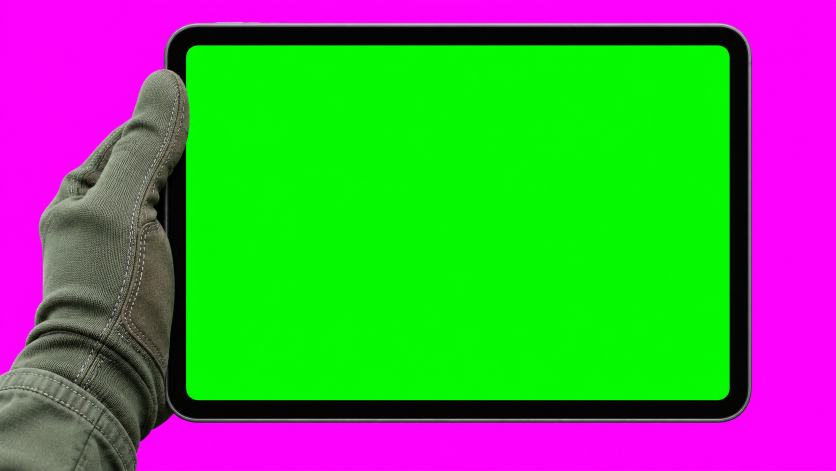
#> input picture assets/originals/ground3d/efb_hand.png, 1672 x 941 px (shown at 1/2 size)
$ python make_ground3d.py
#> lines starting #> are read from the running program, lines starting #| are printed output that depends on the picture; after the words box and inside, x2 and y2 are one past the last pixel; in counts of white or black regions, pixels touching at a corner belong together; pictures that were not available may be replaced by others from this repository, and a replacement may not be noted
"""The base seen from the ground (the F-15SA's taxi out, docs/DEVELOPER.md): the owner's generated pictures cut out.

  assets/originals/ground3d/sheet.png     the long sunshade from the side, the hardened shelter's front, and a parked
                                          F-15 from eight sides at eye level (front, then every 45 degrees round by
                                          its left: front-left, left, rear-left, rear, rear-right, right, front-right),
                                          each panel on a solid magenta ground, split by thin white lines
  assets/originals/ground3d/sheet2.png    the rest of the base from the side at eye level, twelve panels on magenta (4 x 3):
                                          the tower, the hangar's front, the operations block, the fire station, a
                                          shelter's side, a sunshade's end, a fence section, three T-walls, a runway
                                          light and a taxiway sign, a fuel truck, a tug, a bush and an acacia
  assets/originals/ground3d/efb_hand.png  the officer's gloved left hand holding the iPad mini, its screen green, on
                                          magenta (the kneeboard, src/game.src.html)

Out: sprites/ground3d/*.webp, and sprites/efb.webp (the hand and the iPad: the magenta ground and the green screen
both taken away, the game's own screen drawn behind it), each cut out on a transparent ground, at the size the game draws it (a parked jet 192 px
tall: the height it fills on a 1080-line screen from 30 m off; the sunshade's side 1024 px across, the shelter's front 512). The magenta reachable from a panel's edge is the
ground (taken away, softly at its edge); magenta shut in by the jet's lines is the canopy seen through (made dark
smoked glass, not a hole); a pink cast left on the jet goes to neutral grey, and the outline's colour fringe (pink or
green, from the generator) is taken out. Nothing is drawn: only cut out.

    python3 tools/make_ground3d.py
"""
import json, pathlib
import numpy as np
from PIL import Image
from scipy import ndimage

ROOT = pathlib.Path(__file__).resolve().parent.parent
SRC, OUT = ROOT / 'assets' / 'originals' / 'ground3d', ROOT / 'sprites' / 'ground3d'
NAMES2 = ['tower', 'hangar_front', 'ops_side', 'fire_front', 'has_side', 'sunshade_end', 'fence', 'twalls', 'lights', 'tanker', 'tug', 'scrub']
# panels with two things side by side, cut apart at the empty gap between them
SPLIT = {'lights': ('light_edge', 'sign_taxi'), 'scrub': ('bush', 'acacia')}
NAMES = ['sunshade_side', 'has_front', 'f15_000', 'f15_045', 'f15_090', 'f15_135', 'f15_180', 'f15_225', 'f15_270', 'f15_315']

def runs(v):
    out, s, p = [], None, None
    for x in v:
        if s is None: s = p = x
        elif x == p + 1: p = x
        else: out.append((s, p)); s = p = x
    if s is not None: out.append((s, p))
    return out

def panels(a):
    """the panels between the sheet's white lines: (x0, y0, x1, y1), row by row"""
    H, W = a.shape[:2]; white = a.min(2) > 235
    rows = runs([y for y in range(H) if white[y].mean() > 0.9])
    edges = [-1] + [v for r in rows for v in r] + [H]
    bands = [(edges[i] + 1, edges[i + 1] - 1) for i in range(0, len(edges), 2) if edges[i + 1] - edges[i] > 50]
    out = []
    for y0, y1 in bands:
        cs = runs([x for x in range(W) if white[y0 + 5:y1 - 5, x].mean() > 0.9])
        e = [-1] + [v for r in cs for v in r] + [W]
        out += [(e[i] + 1, y0, e[i + 1] - 1, y1) for i in range(0, len(e), 2) if e[i + 1] - e[i] > 50]
    return out

def cut(a, glass=True):
    """one panel (float RGB) cut out: RGBA. glass: magenta shut in by the thing's lines is glass seen through (the
    jets' canopies); else it is the ground seen through (a fence, a tree, a shade's open side): taken away too"""
    r, g, b = a[..., 0], a[..., 1], a[..., 2]; H, W = g.shape
    mx = np.maximum(np.maximum(r, g), b) + 1e-3; mn = np.minimum(r, b)
    mag = np.clip(((mn - g) / mx - 0.35) / 0.45, 0, 1) * np.clip((mn - 12) / 30, 0, 1)   # magenta, at any brightness
    hard = mag > 0.5
    lab, n = ndimage.label(hard); sizes = ndimage.sum(hard, lab, range(1, n + 1))
    frame = np.zeros_like(hard); frame[:8] = frame[-8:] = True; frame[:, :8] = frame[:, -8:] = True
    bg = np.isin(lab, list((set(np.unique(lab[frame & hard])) - {0}) | {i + 1 for i, s in enumerate(sizes) if s > 0.04 * H * W})) if glass else hard
    glass = hard & ~bg
    band = ndimage.binary_dilation(bg, iterations=2) & ~bg
    alpha = np.where(bg, 0.0, np.where(band, 1 - mag, 1.0))
    rgb = a.copy(); L = (r + g + b) / 3
    for c, v in zip(range(3), (36, 42, 50)): rgb[..., c] = np.where(glass, v + L * 0.16, rgb[..., c])
    pink = (r > g + 6) & (b > g + 6) & ~glass & ~bg
    gr = (r + b) / 2 * 0.35 + g * 0.65
    for c in range(3): rgb[..., c] = np.where(pink, gr, rgb[..., c])
    rim = ndimage.binary_dilation(bg, iterations=4) & ~bg
    for c in range(3): rgb[..., c] = np.where(rim, L + (rgb[..., c] - L) * 0.25, rgb[..., c])
    im = Image.fromarray(np.dstack([rgb.clip(0, 255), alpha * 255]).astype(np.uint8), 'RGBA')
    return im.crop(im.getchannel('A').getbbox())

def bleed(im):
    """the colour under the clear pixels: each its nearest seen pixel's (the picture's magenta there would show as a
    pink rim where the texture is filtered: magnified, mipmapped); kept so in the WebP (exact)"""
    a = np.asarray(im).copy(); clear = a[..., 3] < 8
    _, (iy, ix) = ndimage.distance_transform_edt(clear, return_indices=True)
    a[..., :3] = a[iy, ix, :3]
    return Image.fromarray(a, 'RGBA')

# the iPad's screen in the picture (the green's box, its corners rounded 20 px): the game's screen goes under it
EFB_SCR = (372, 91, 1459, 800)

def cut_efb(a):
    """the hand and the iPad (float RGB) cut out: the magenta ground, and the green screen shut in by the bezel"""
    r, g, b = a[..., 0], a[..., 1], a[..., 2]
    mx = np.maximum(np.maximum(r, g), b) + 1e-3; mn = np.minimum(r, b)
    mag = np.clip(((mn - g) / mx - 0.35) / 0.45, 0, 1) * np.clip((mn - 12) / 30, 0, 1)
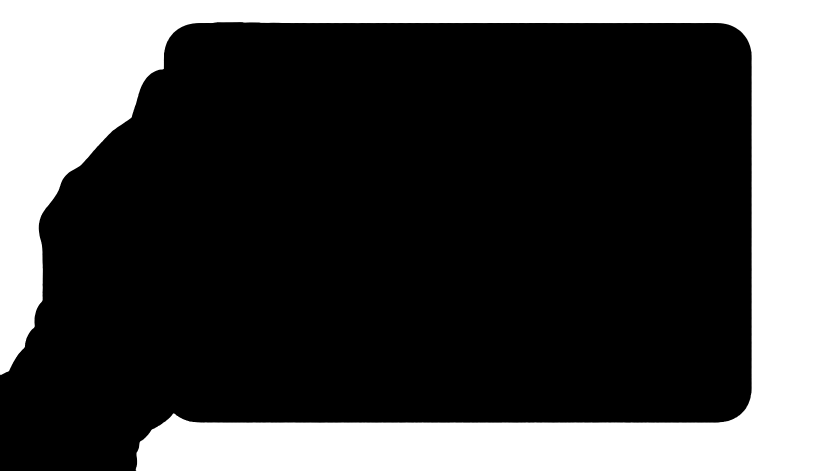
#> mag: shape (941, 1672) float32 (shown at 1/2 size); min 0, max 1, mean 0.292
    # the screen: the strong green round its middle (the glove's olive is not), out to where it fades into the bezel
    # (bright green only: the black bezel's faint green tint is not the screen)
    grn = np.clip(((g - np.maximum(r, b)) / mx - 0.3) / 0.4, 0, 1) * np.clip((g - 40) / 40, 0, 1)
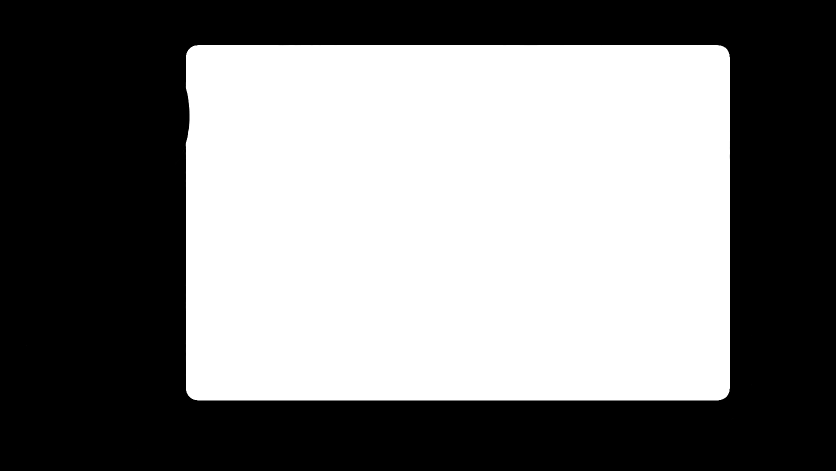
#> grn: shape (941, 1672) float32 (shown at 1/2 size); min 0, max 1, mean 0.491
    lab, _ = ndimage.label(grn > 0.5); x0, y0, x1, y1 = EFB_SCR
#> after `lab, _ = ndimage.label(grn > 0.5)`: lab: shape (941, 1672) int32; values 0 (black) and 1 (white), 49.1% white; 1 white region, box (x1, y1, x2, y2) and area: (372, 90, 1460, 801) 772497
    scr = lab == lab[(y0 + y1) // 2, (x0 + x1) // 2]
    scr = ndimage.binary_dilation(scr, iterations=2) & (grn > 0.05) | scr
#> scr: shape (941, 1672) bool; 49.1% white; 1 white region, box (x1, y1, x2, y2) and area: (371, 90, 1460, 801) 772605
    alpha = (1 - mag) * np.where(scr, 1 - grn, 1.0)
    rgb = a.copy(); L = (r + g + b) / 3
#> after `L = (r + g + b) / 3`:
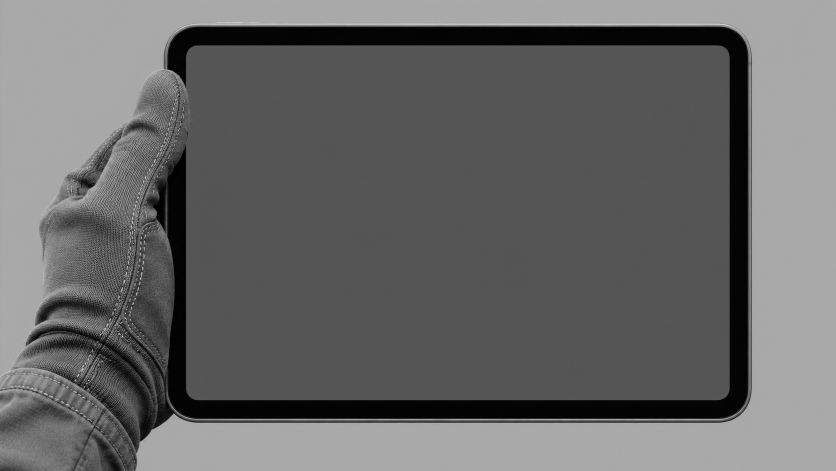
#> L: shape (941, 1672) float32 (shown at 1/2 size); min 0, max 253.3, mean 104.5
    # the colour cast either key left on the edges round them: to grey
    rim = (ndimage.binary_dilation(mag > 0.5, iterations=4) | ndimage.binary_dilation(scr, iterations=4)) & (alpha > 0)
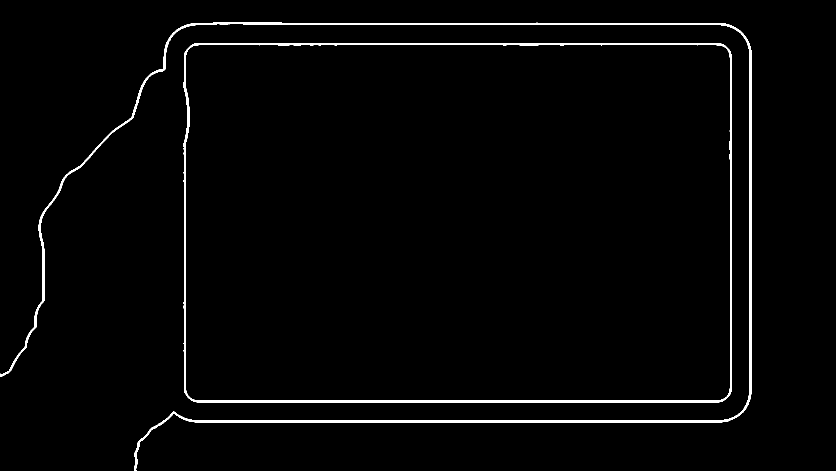
#> rim: shape (941, 1672) bool (shown at 1/2 size); 2.1% white; 2 white regions, box (x1, y1, x2, y2) and area: (0, 44, 1504, 941) 17986, (367, 86, 1464, 805) 14499
    for c in range(3): rgb[..., c] = np.where(rim, L + (rgb[..., c] - L) * 0.2, rgb[..., c])
    return Image.fromarray(np.dstack([rgb.clip(0, 255), alpha.clip(0, 1) * 255]).astype(np.uint8), 'RGBA')
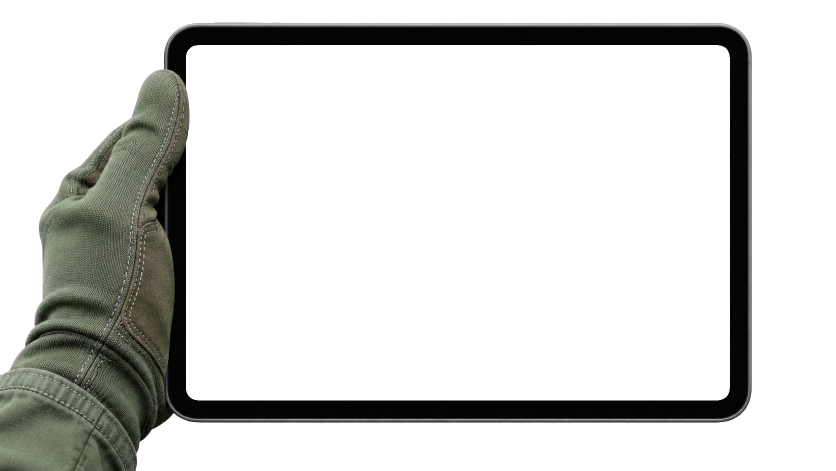
#> returned value: PIL image 1672x941 RGBA (shown at 1/2 size); mean R, G, B, A 89.8, 137.4, 86.3, 55.4; transparent parts drawn white

def main():
    OUT.mkdir(parents=True, exist_ok=True)
    im = cut_efb(np.asarray(Image.open(SRC / 'efb_hand.png').convert('RGB'), np.float32))
    # (as large as it is drawn on a 3x phone; the picture's right and top magenta margin left off)
    im = im.crop((0, 40, 1510, im.size[1])); im.save(ROOT / 'sprites' / 'efb.webp', quality=88, method=6)
#> after `im = im.crop((0, 40, 1510, im.size[1]))`:
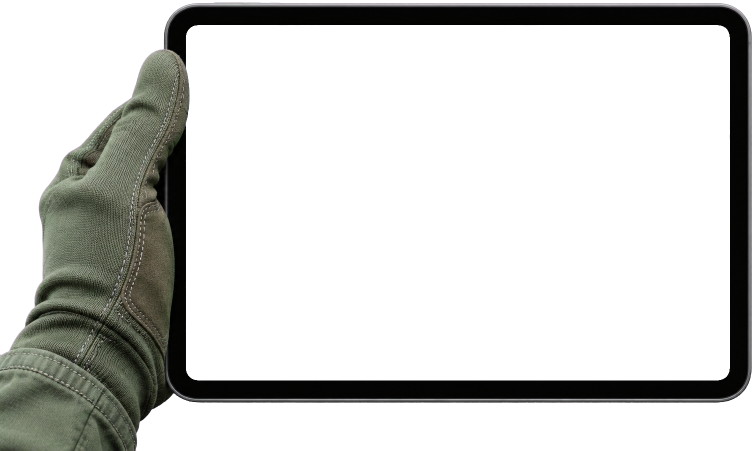
#> im: PIL image 1510x901 RGBA (shown at 1/2 size); mean R, G, B, A 64.3, 158.6, 60.3, 64.1; transparent parts drawn white
    print('efb', im.size, 'screen', (EFB_SCR[0], EFB_SCR[1] - 40, EFB_SCR[2], EFB_SCR[3] - 40))
#| efb (1510, 901) screen (372, 51, 1459, 760)
    sheet = Image.open(SRC / 'sheet.png').convert('RGB'); a = np.asarray(sheet, np.int16)
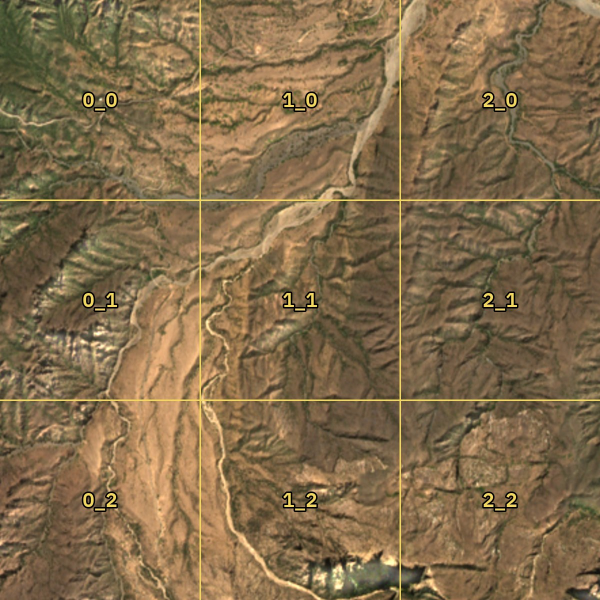
#> input picture assets/originals/velmora/ops1/sheet.jpg, 1200 x 1200 px, given in place of sheet.png, which was not available (shown at 1/2 size)
#> in main, sheet is the input picture: PIL image 1200x1200 RGB; mean R, G, B 129.6, 107.3, 74.7
    P = panels(a); assert len(P) == len(NAMES), P
#> in panels, `white = a.min(2) > 235`: white: shape (1200, 1200) bool; every value is 0
#> in panels, `rows = runs([y for y in range(H) if white[y].mean() > 0.9])`: rows = []
#> in panels, `edges = [-1] + [v for r in rows for v in r] + [H]`: edges = [-1, 1200]
#> in panels, `bands = [(edges[i] + 1, edges[i + 1] - 1) for i in range(0, len(edges)..`: bands = [(0, 1199)]
#> the loop in panels, `for y0, y1 in bands:` made 1 pass
#> (y0, y1, e, out) on pass 1: (0, 1199, [-1, 1200], [(0, 0, 1199, 1199)])
#> after `P = panels(a)`: P = [(0, 0, 1199, 1199)]
    sizes = {}
    for nm, (x0, y0, x1, y1) in zip(NAMES, P):
        m = 6   # the white lines' soft edge left out
        im = cut(np.asarray(sheet.crop((x0 + m, y0 + m, x1 + 1 - m, y1 + 1 - m)), np.float32))
        h = 192 if nm.startswith('f15') else None; w = {'sunshade_side': 1024, 'has_front': 512}.get(nm)
        im = im.resize((w, round(im.size[1] * w / im.size[0])) if w else (round(im.size[0] * h / im.size[1]), h), Image.LANCZOS)
        bleed(im).save(OUT / (nm + '.webp'), quality=86, method=6, exact=True); sizes[nm] = im.size
    # the second sheet: kept at the size it was drawn (each a few hundred pixels: seen from the ground, far off)
    sheet = Image.open(SRC / 'sheet2.png').convert('RGB'); a = np.asarray(sheet, np.int16)
    P = panels(a); assert len(P) == len(NAMES2), P
    for nm, (x0, y0, x1, y1) in zip(NAMES2, P):
        m = 4
        im = cut(np.asarray(sheet.crop((x0 + m, y0 + m, x1 + 1 - m, y1 + 1 - m)), np.float32), glass=False)
        if nm in SPLIT:
            # (by their shapes, left to right: the bush's twigs reach in under the tree's crown, so no column is empty)
            al = np.asarray(im.getchannel('A')) > 20
            lab, n = ndimage.label(ndimage.binary_dilation(al, iterations=4))
            big = sorted(range(1, n + 1), key=lambda i: -(lab == i).sum())[:2]
            big.sort(key=lambda i: np.nonzero((lab == i).any(0))[0][0])
            for k, i in zip(SPLIT[nm], big):
                rgba = np.asarray(im).copy(); rgba[..., 3] = np.where(lab == i, rgba[..., 3], 0)
                part = Image.fromarray(rgba, 'RGBA'); part = part.crop(part.getchannel('A').getbbox())
                bleed(part).save(OUT / (k + '.webp'), quality=88, method=6, exact=True); sizes[k] = part.size
        else: bleed(im).save(OUT / (nm + '.webp'), quality=88, method=6, exact=True); sizes[nm] = im.size
    print(json.dumps(sizes))

if __name__ == '__main__':
#> (the run stopped early here; a loop or call above may not have finished)
